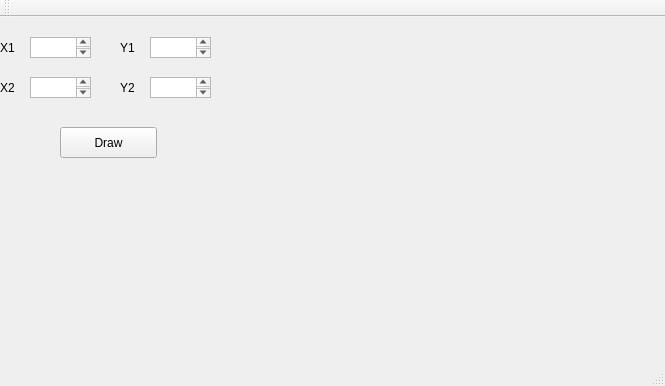
<?xml version="1.0" encoding="UTF-8"?>
<ui version="4.0">
 <class>MainWindow</class>
 <widget class="QMainWindow" name="MainWindow">
  <property name="geometry">
   <rect>
    <x>0</x>
    <y>0</y>
    <width>665</width>
    <height>386</height>
   </rect>
  </property>
  <property name="windowTitle">
   <string>MainWindow</string>
  </property>
  <widget class="QWidget" name="centralWidget">
   <widget class="QLabel" name="label">
    <property name="geometry">
     <rect>
      <x>0</x>
      <y>20</y>
      <width>31</width>
      <height>21</height>
     </rect>
    </property>
    <property name="text">
     <string>X1</string>
    </property>
   </widget>
   <widget class="QLabel" name="label_2">
    <property name="geometry">
     <rect>
      <x>0</x>
      <y>60</y>
      <width>21</width>
      <height>21</height>
     </rect>
    </property>
    <property name="text">
     <string>X2</string>
    </property>
   </widget>
   <widget class="QLabel" name="label_3">
    <property name="geometry">
     <rect>
      <x>120</x>
      <y>20</y>
      <width>31</width>
      <height>21</height>
     </rect>
    </property>
    <property name="text">
     <string>Y1</string>
    </property>
   </widget>
   <widget class="QLabel" name="label_4">
    <property name="geometry">
     <rect>
      <x>120</x>
      <y>60</y>
      <width>31</width>
      <height>21</height>
     </rect>
    </property>
    <property name="text">
     <string>Y2</string>
    </property>
   </widget>
   <widget class="QTextEdit" name="textEdit">
    <property name="geometry">
     <rect>
      <x>30</x>
      <y>20</y>
      <width>61</width>
      <height>21</height>
     </rect>
    </property>
   </widget>
   <widget class="QTextEdit" name="textEdit_2">
    <property name="geometry">
     <rect>
      <x>150</x>
      <y>20</y>
      <width>61</width>
      <height>21</height>
     </rect>
    </property>
   </widget>
   <widget class="QTextEdit" name="textEdit_3">
    <property name="geometry">
     <rect>
      <x>30</x>
      <y>60</y>
      <width>61</width>
      <height>21</height>
     </rect>
    </property>
   </widget>
   <widget class="QTextEdit" name="textEdit_4">
    <property name="geometry">
     <rect>
      <x>150</x>
      <y>60</y>
      <width>61</width>
      <height>21</height>
     </rect>
    </property>
   </widget>
   <widget class="QPushButton" name="pushButton">
    <property name="geometry">
     <rect>
      <x>60</x>
      <y>110</y>
      <width>97</width>
      <height>31</height>
     </rect>
    </property>
    <property name="text">
     <string>Draw</string>
    </property>
   </widget>
   <widget class="QLabel" name="label_5">
    <property name="geometry">
     <rect>
      <x>230</x>
      <y>10</y>
      <width>400</width>
      <height>300</height>
     </rect>
    </property>
    <property name="text">
     <string/>
    </property>
   </widget>
  </widget>
  <widget class="QMenuBar" name="menuBar">
   <property name="geometry">
    <rect>
     <x>0</x>
     <y>0</y>
     <width>665</width>
     <height>27</height>
    </rect>
   </property>
  </widget>
  <widget class="QToolBar" name="mainToolBar">
   <attribute name="toolBarArea">
    <enum>TopToolBarArea</enum>
   </attribute>
   <attribute name="toolBarBreak">
    <bool>false</bool>
   </attribute>
  </widget>
  <widget class="QStatusBar" name="statusBar"/>
 </widget>
 <layoutdefault spacing="6" margin="11"/>
 <resources/>
 <connections/>
</ui>
